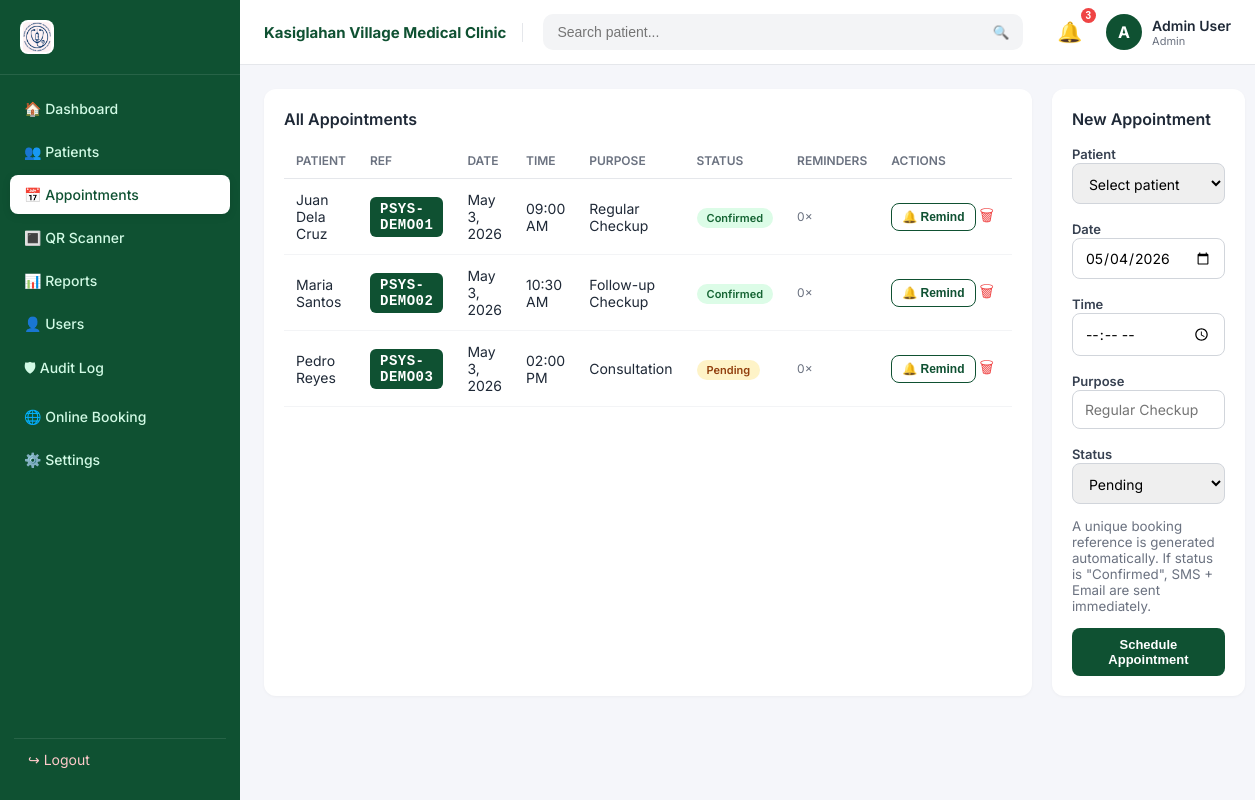
The page /appointments/index.php (signed in) on the database its author committed.
### tables this page shows
CREATE TABLE appointments (
  id INT AUTO_INCREMENT PRIMARY KEY,
  patient_id INT NOT NULL,
  appt_date  DATE NOT NULL,
  appt_time  TIME NOT NULL,
  purpose VARCHAR(150) NOT NULL,
  status ENUM('Pending','Confirmed','Cancelled','Completed') NOT NULL DEFAULT 'Pending',
  source ENUM('staff','online') NOT NULL DEFAULT 'staff',
  booking_ref VARCHAR(20) DEFAULT NULL UNIQUE,
  reminder_sent TINYINT(1) NOT NULL DEFAULT 0,
  reminder_count INT NOT NULL DEFAULT 0,
  last_reminder_at DATETIME DEFAULT NULL,
  created_at TIMESTAMP DEFAULT CURRENT_TIMESTAMP,
  FOREIGN KEY (patient_id) REFERENCES patients(id) ON DELETE CASCADE
);

CREATE TABLE patients (
  id INT AUTO_INCREMENT PRIMARY KEY,
  name VARCHAR(150) NOT NULL,
  age  INT NOT NULL,
  gender ENUM('Male','Female','Other') NOT NULL,
  contact VARCHAR(40) NOT NULL,
  address VARCHAR(255) DEFAULT NULL,
  email VARCHAR(160) DEFAULT NULL,
  consent_share TINYINT(1) NOT NULL DEFAULT 0,         
  consent_sms   TINYINT(1) NOT NULL DEFAULT 1,         
  consent_email TINYINT(1) NOT NULL DEFAULT 1,         
  consent_updated_at TIMESTAMP NULL DEFAULT NULL,
  date_added DATE NOT NULL DEFAULT (CURRENT_DATE),
  created_at TIMESTAMP DEFAULT CURRENT_TIMESTAMP
);

### includes/auth.php (called while the page is built, shortened)
<?php
function current_user() { return $_SESSION['user'] ?? null; }
function current_role() { return $_SESSION['user']['role'] ?? null; }
function e($v) { return htmlspecialchars((string)$v, ENT_QUOTES, 'UTF-8'); }

### appointments/index.php (the view, shortened to what this page needs)
<?php
$active = 'appointments';
require_once __DIR__ . '/../includes/header.php';
require_once __DIR__ . '/../includes/audit.php';
$rows = $pdo->query("SELECT a.*, p.name, p.contact, p.email FROM appointments a JOIN patients p ON p.id=a.patient_id ORDER BY appt_date DESC, appt_time")->fetchAll();
?>
<div class="grid-2">
  <div class="panel">
    <div class="panel-head"><h2>All Appointments</h2></div>
    <table>
      <thead><tr><th>Patient</th><th>Ref</th><th>Date</th><th>Time</th><th>Purpose</th><th>Status</th><th>Reminders</th><th>Actions</th></tr></thead>
      <tbody>
      <?php foreach ($rows as $a): ?>
        <tr>
          <td><?= e($a['name']) ?></td>
          <td><?= $a['booking_ref'] ? '<span class="booking-ref">'.e($a['booking_ref']).'</span>' : '<small style="color:#9ca3af">—</small>' ?></td>
          <td><?= e(date('M j, Y', strtotime($a['appt_date']))) ?></td>
          <td><?= e(date('h:i A', strtotime($a['appt_time']))) ?></td>
          <td><?= e($a['purpose']) ?></td>
          <td><span class="badge-status badge-<?= strtolower($a['status']) ?>"><?= e($a['status']) ?></span></td>
          <td style="font-size:12px;color:#6b7280">
            <?= (int)($a['reminder_count'] ?? 0) ?>×
          </td>
          <td class="actions" style="white-space:nowrap">
            <form method="post" style="display:inline" onsubmit="return confirm('Send SMS + Email reminder to <?= e($a['name']) ?>?');">
              <button class="btn btn-outline btn-sm" title="Send reminder now">🔔 Remind</button>
            </form>
            <a class="del del-confirm" href="<?= BASE_URL ?>/appointments/delete.php?id=<?= $a['id'] ?>" title="Delete">🗑</a>
          </td>
        </tr>
      <?php endforeach; ?>
      </tbody>
    </table>
  </div>
  <div class="panel">
    <div class="panel-head"><h2>New Appointment</h2></div>
    <form method="post" class="form">
      <div><label>Patient</label>
        <select name="patient_id" required>
          <option value="">Select patient</option>
        </select>
      </div>
      <div><label>Date</label><input type="date" name="appt_date" required value="<?= date('Y-m-d') ?>"></div>
      <div><label>Time</label><input type="time" name="appt_time" required></div>
      <div><label>Purpose</label><input name="purpose" required placeholder="Regular Checkup"></div>
      <div><label>Status</label>
        <select name="status">
          <option>Pending</option><option>Confirmed</option><option>Completed</option><option>Cancelled</option>
        </select>
      </div>
      <small style="color:#6b7280">A unique booking reference is generated automatically. If status is "Confirmed", SMS + Email are sent immediately.</small>
      <button class="btn btn-primary">Schedule Appointment</button>
    </form>
  </div>
</div>
<?php require_once __DIR__ . '/../includes/footer.php'; ?>

### includes/header.php (shortened to what this page needs)
<?php
require_once __DIR__ . '/auth.php';
$u = current_user();
$active = $active ?? '';
$role = current_role();
?>
<!DOCTYPE html>
<html lang="en">
<head>
<link rel="stylesheet" href="<?= BASE_URL ?>/assets/css/style.css">
</head>
<body>
<aside class="sidebar">
  <div class="brand">
    <img src="<?= BASE_URL ?>/assets/img/logo.png" alt="Clinic Logo" class="brand-logo-sm">
  </div>
  <nav class="nav">
    <a class="<?= $active==='dashboard'?'active':'' ?>"    href="<?= BASE_URL ?>/index.php">🏠 Dashboard</a>
    <a class="<?= $active==='patients'?'active':'' ?>"     href="<?= BASE_URL ?>/patients/index.php">👥 Patients</a>
    <a class="<?= $active==='appointments'?'active':'' ?>" href="<?= BASE_URL ?>/appointments/index.php">📅 Appointments</a>
    <a class="<?= $active==='qr'?'active':'' ?>"           href="<?= BASE_URL ?>/qr/scanner.php">🔳 QR Scanner</a>
    <a class="<?= $active==='reports'?'active':'' ?>"      href="<?= BASE_URL ?>/reports/index.php">📊 Reports</a>
    <?php if ($role === 'admin'): ?>
      <a class="<?= $active==='users'?'active':'' ?>"      href="<?= BASE_URL ?>/users/index.php">👤 Users</a>
      <a class="<?= $active==='audit'?'active':'' ?>"      href="<?= BASE_URL ?>/audit.php">🛡 Audit Log</a>
    <?php endif; ?>
    <a target="_blank" href="<?= BASE_URL ?>/book.php">🌐 Online Booking</a>
    <a class="<?= $active==='settings'?'active':'' ?>"     href="<?= BASE_URL ?>/settings.php">⚙️ Settings</a>
  </nav>
  <a class="logout" href="<?= BASE_URL ?>/logout.php">↪ Logout</a>
</aside>
<main class="main">
  <header class="topbar">
    <div class="topbar-title"><?= e(CLINIC_NAME) ?></div>
    <form class="search" method="get" action="<?= BASE_URL ?>/patients/index.php">
      <input type="text" name="q" placeholder="Search patient..." value="<?= e($_GET['q'] ?? '') ?>">
      <button type="submit">🔍</button>
    </form>
    <div class="topbar-right">
      <div class="bell-wrap">
        <button type="button" class="bell" id="bellBtn" title="Notifications" onclick="document.getElementById('bellMenu').classList.toggle('open')">
          🔔<span class="badge" id="bellBadge">3</span>
        </button>
      </div>
      <div class="user">
        <div class="avatar"><?= strtoupper(substr($u['full_name'],0,1)) ?></div>
        <div>
          <div class="user-name"><?= e($u['full_name']) ?></div>
          <div class="user-role"><?= e(ucfirst($u['role'])) ?></div>
        </div>
      </div>
    </div>
  </header>
  <section class="content">

### includes/footer.php (shortened to what this page needs)
  </section>
</main>
</body>
</html>

### assets/css/style.css (style rules this page uses)
* { box-sizing:border-box;margin:0;padding:0 }
body { font-family:'Inter',system-ui,sans-serif;background:#f5f6fa;color:#1f2937;display:flex;min-height:100vh }
.sidebar { width:240px;background:#0f5132;color:#fff;display:flex;flex-direction:column;padding:20px 0;position:fixed;inset:0 auto 0 0;height:100vh }
.brand { display:flex;align-items:center;gap:10px;padding:0 20px 20px;border-bottom:1px solid rgba(255,255,255,.1) }
.nav { display:flex;flex-direction:column;padding:14px 10px;gap:4px;flex:1 }
.nav a { color:#d1fae5;text-decoration:none;padding:11px 14px;border-radius:8px;font-size:14px;font-weight:500;transition:.2s }
.nav a.active { background:#fff;color:#0f5132;box-shadow:0 2px 8px rgba(0,0,0,.1) }
.logout { margin:0 14px;color:#fecaca;text-decoration:none;padding:12px 14px;border-top:1px solid rgba(255,255,255,.1);font-size:14px }
.main { margin-left:240px;flex:1;display:flex;flex-direction:column;min-width:0 }
.topbar { background:#fff;display:flex;align-items:center;gap:20px;padding:14px 24px;border-bottom:1px solid #e5e7eb;position:sticky;top:0;z-index:10 }
.search { flex:1;display:flex;max-width:480px;background:#f3f4f6;border-radius:10px;overflow:hidden }
.search input { flex:1;border:none;background:transparent;padding:10px 14px;font-size:14px;outline:none }
.search button { border:none;background:transparent;padding:0 14px;cursor:pointer;color:#6b7280 }
.topbar-right { display:flex;align-items:center;gap:18px;margin-left:auto }
.bell { position:relative;cursor:pointer;font-size:18px }
.bell .badge { position:absolute;top:-6px;right:-8px;background:#ef4444;color:#fff;border-radius:999px;font-size:10px;padding:2px 5px;font-weight:700 }
.user { display:flex;align-items:center;gap:10px }
.avatar { width:36px;height:36px;border-radius:50%;background:#0f5132;color:#fff;display:flex;align-items:center;justify-content:center;font-weight:700 }
.user-name { font-size:14px;font-weight:600 }
.user-role { font-size:11px;color:#6b7280 }
.content { padding:24px;flex:1 }
.grid-2 { display:grid;grid-template-columns:1.2fr 1fr;gap:20px }
.panel { background:#fff;border-radius:12px;padding:20px;box-shadow:0 1px 3px rgba(0,0,0,.04);margin-bottom:20px }
.panel-head { display:flex;justify-content:space-between;align-items:center;margin-bottom:14px }
.panel-head h2 { font-size:16px;font-weight:600 }
.btn { display:inline-flex;align-items:center;gap:6px;border:none;border-radius:8px;padding:9px 14px;font-size:13px;font-weight:600;cursor:pointer;text-decoration:none;transition:.2s }
.btn-primary { background:#0f5132;color:#fff }
.btn-outline { background:#fff;color:#0f5132;border:1px solid #0f5132 }
.btn-sm { padding:6px 10px;font-size:12px }
table { width:100%;border-collapse:collapse;font-size:14px }
thead th { text-align:left;padding:10px 12px;color:#6b7280;font-weight:600;font-size:12px;text-transform:uppercase;border-bottom:1px solid #e5e7eb }
tbody td { padding:12px;border-bottom:1px solid #f3f4f6 }
.actions a { margin-right:6px;text-decoration:none;font-size:16px }
.actions .del { color:#ef4444 }
.badge-status { padding:3px 10px;border-radius:999px;font-size:11px;font-weight:600 }
.badge-confirmed { background:#dcfce7;color:#166534 }
.badge-pending { background:#fef3c7;color:#92400e }
.form { max-width:560px;display:flex;flex-direction:column;gap:14px }
.form label { font-size:13px;font-weight:600;color:#374151 }
.form input,.form select,.form textarea { width:100%;padding:10px 12px;border:1px solid #d1d5db;border-radius:8px;font-size:14px;font-family:inherit;outline:none;transition:.2s }
.booking-ref { display:inline-block;background:#0f5132;color:#fff;padding:4px 10px;border-radius:6px;font-family:monospace;font-weight:700;letter-spacing:.5px }
.brand-logo-sm { width:34px;height:34px;border-radius:8px;background:#fff;padding:2px;object-fit:contain;flex-shrink:0 }
.topbar-title { font-weight:700;color:#0f5132;font-size:15px;white-space:nowrap;border-right:1px solid #e5e7eb;padding-right:16px }
.bell-wrap { position:relative }
.bell { background:none;border:none;font-size:20px;cursor:pointer;padding:6px;position:relative }

### rows shown on the page
appointments: patient.name "Juan Dela Cruz", booking_ref "PSYS-DEMO01", appt_date "May 3, 2026", appt_time "09:00 AM", purpose "Regular Checkup", status "Confirmed", reminder_count "0"
appointments: patient.name "Maria Santos", booking_ref "PSYS-DEMO02", appt_date "May 3, 2026", appt_time "10:30 AM", purpose "Follow-up Checkup", status "Confirmed", reminder_count "0"
appointments: patient.name "Pedro Reyes", booking_ref "PSYS-DEMO03", appt_date "May 3, 2026", appt_time "02:00 PM", purpose "Consultation", status "Pending", reminder_count "0"

### other values the page prints
CLINIC_NAME "Kasiglahan Village Medical Clinic"
substr($u['full_name'],0,1) "A"
$u['full_name'] "Admin User"
$u['role'] "Admin"
